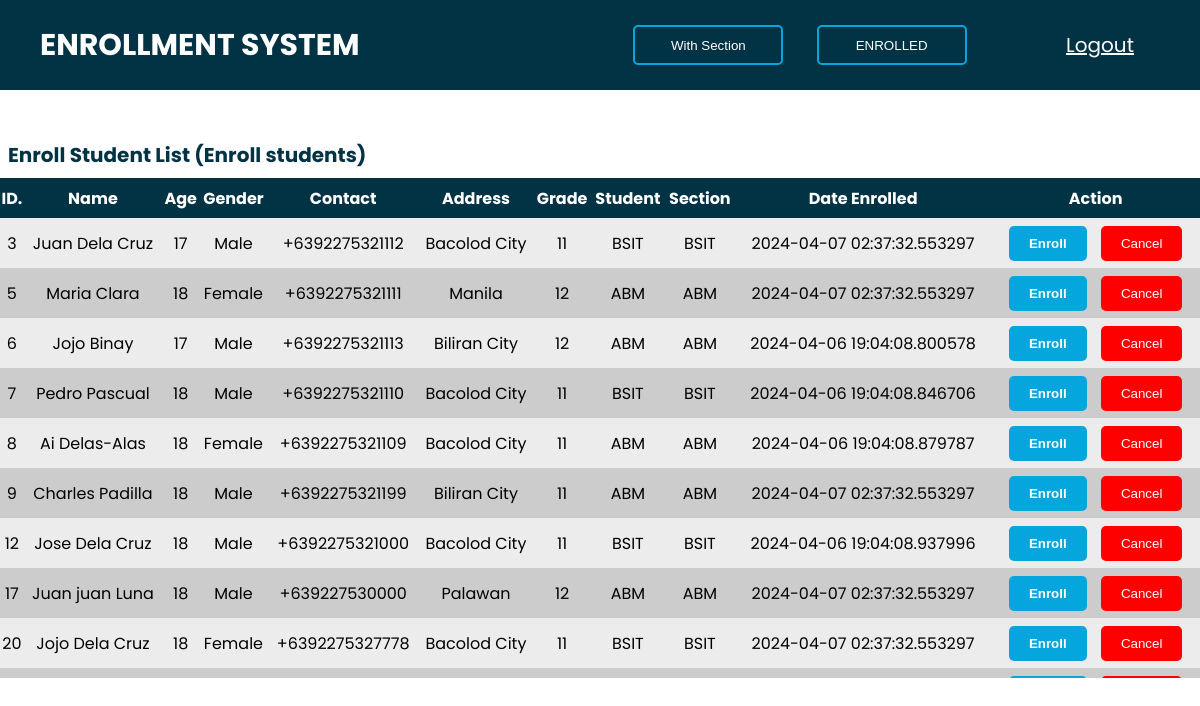
/views/dashboard.php (signed in), run on the app's committed database.
### tables this page shows
CREATE TABLE `student` (
  `student_id` int(11) NOT NULL,
  `role_id` varchar(255) DEFAULT NULL,
  `student_fname` varchar(255) NOT NULL,
  `student_lname` varchar(255) NOT NULL,
  `student_age` varchar(255) NOT NULL,
  `student_gender` varchar(255) NOT NULL,
  `student_contact` varchar(255) NOT NULL,
  `student_address` varchar(255) NOT NULL,
  `student_grade` varchar(255) NOT NULL,
  `student_course` varchar(255) DEFAULT NULL,
  `date_created` timestamp(6) NOT NULL DEFAULT current_timestamp(6) ON UPDATE current_timestamp(6),
  `date_updated` timestamp(6) NOT NULL DEFAULT current_timestamp(6) ON UPDATE current_timestamp(6)
);

### php/display_unenrolled.php (the view, shortened to what this page needs)
<?php
require_once ("db_connect.php");
$sql = "SELECT * FROM student WHERE role_id = 0";
$result = $conn->query($sql);
$count = 0;
if ($result->num_rows > 0) {
    while ($row = $result->fetch_assoc()) {
        if ($count >= 10) {
            break;
        }
        echo "<tr>";
        echo "<td>" . $row["student_id"] . "</td>";
        echo "<td>" . $row["student_fname"] . " " . $row["student_lname"] . "</td>";
        echo "<td>" . $row["student_age"] . "</td>";
        echo "<td>" . $row["student_gender"] . "</td>";
        echo "<td>" . $row["student_contact"] . "</td>";
        echo "<td>" . $row["student_address"] . "</td>";
        echo "<td>" . $row["student_grade"] . "</td>";
        echo "<td>" . $row["student_course"] . "</td>";
        echo "<td>" . $row["student_course"] . "</td>";
        echo "<td>" . $row["date_created"] . "</td>";
        echo "<td>
                    <div class='button-container'>
                        <button class='enroll-btn' onclick='updateRole(" . $row["student_id"] . ")'>Enroll</button>
                        <button class='cancel-btn'>Cancel</button>
                    </div>
                  </td>";
        echo "</tr>";
        $count++;
    }
} else {
    echo "<tr><td colspan='11'>No records found</td></tr>";
}
?>

### views/dashboard.php (shortened to what this page needs)
<!DOCTYPE html>
<html lang="en">
<head>
  <link rel="stylesheet" href="../css/style.css">
</head>
<body>
  <div class="nav-header">
    <div class="enrollment-system">ENROLLMENT SYSTEM</div>
    <div class="no-section">
      <button class="nav-btn"><a href="dashboard.php" class="enroll">With Section</a></button>
      <button class="nav-btn"><a href="enrolled_student.php" class="enroll">ENROLLED</a></button>
    </div>
    <div class="logout"><a href="../scripts/logout.php" class="log">Logout</a></div>
  </div>
  <div class="student-table">
    <div class="no-section-list">Enroll Student List (Enroll students)</div>
  </div>
  <div class="table-container" id="table-container" style="max-height: 500px; overflow-y: auto;">
    <table class="enroll-table" id="student-table">
      <thead>
        <tr>
          <th>ID.</th>
          <th>Name</th>
          <th>Age</th>
          <th>Gender</th>
          <th>Contact</th>
          <th>Address</th>
          <th>Grade</th>
          <th>Student</th>
          <th>Section</th>
          <th>Date Enrolled</th>
          <th>Action</th>
        </tr>
      </thead>
      <tbody id="table-body">
        <?php
        require_once ("../php/display_unenrolled.php");
        ?>
      </tbody>
    </table>
  </div>
</body>
</html>

### css/style.css (style rules this page uses)
* { margin: 0; padding: 0; }
body { font-family: 'Poppins', sans-serif; }
.enroll-btn { border: 2px solid #05A6DE; background-color: white; color: #05A6DE; padding: 10px 20px; cursor: pointer; border-radius: 5px; grid-column: span 2; font-weight: bold; margin-top: 10px; }
.nav-header { display: grid; grid-template-columns: repeat(6, 1fr); background-color: #023344; height: 90px; }
.enrollment-system { font-weight: bold; font-size: 30px; grid-column: span 3; color: white; display: flex; align-items: center; padding-left: 40px; }
.no-section { grid-column: span 2; display: flex; align-items: center; justify-content: space-evenly; }
.nav-btn { background-color: #023344; border: 2px solid #05A6DE; color: white; border-radius: 5px; height: 40px; width: 150px; }
.logout { display: flex; align-items: center; justify-content: center; color: white; font-size: 20px; }
.log { color: white; }
.enroll { color: white; text-decoration: none; }
.student-table { margin: 8px; margin-top: 50px; display: grid; grid-template-columns: repeat(7, 1fr); }
.no-section-list { grid-column: span 7; display: flex; align-items: center; color: #023344; font-weight: bold; font-size: 20px; }
.enroll-table { width: 100%; border-collapse: collapse; }
.enroll-table thead th { background-color: #023344; color: white; font-weight: bold; text-align: center; height: 40px; }
.enroll-table tbody td { color: black; text-align: center; height: 50px; }
.enroll-table tbody tr:nth-child(even) { background-color: #CCCCCC; }
.enroll-table tbody tr:nth-child(odd) { background-color: #ECECEC; }
.button-container { text-align: center; }
.enroll-btn { background-color: #05A6DE; color: white; border: none; padding: 10px 20px; border-radius: 5px; cursor: pointer; margin: 5px; }
.cancel-btn { background-color: red; color: white; border: none; padding: 10px 20px; border-radius: 5px; cursor: pointer; margin: 5px; }

### data on the page
student: student_id "3", student_fname "Juan", student_lname "Dela Cruz", student_age "17", student_gender "Male", student_contact "+6392275321112", student_address "Bacolod City", student_grade "11", student_course "BSIT", date_created "2024-04-07 02:37:32.553297"
student: student_id "5", student_fname "Maria", student_lname "Clara", student_age "18", student_gender "Female", student_contact "+6392275321111", student_address "Manila", student_grade "12", student_course "ABM", date_created "2024-04-07 02:37:32.553297"
student: student_id "6", student_fname "Jojo", student_lname "Binay", student_age "17", student_gender "Male", student_contact "+6392275321113", student_address "Biliran City", student_grade "12", student_course "ABM", date_created "2024-04-06 19:04:08.800578"
student: student_id "7", student_fname "Pedro", student_lname "Pascual", student_age "18", student_gender "Male", student_contact "+6392275321110", student_address "Bacolod City", student_grade "11", student_course "BSIT", date_created "2024-04-06 19:04:08.846706"
student: student_id "8", student_fname "Ai", student_lname "Delas-Alas", student_age "18", student_gender "Female", student_contact "+6392275321109", student_address "Bacolod City", student_grade "11", student_course "ABM", date_created "2024-04-06 19:04:08.879787"
student: student_id "9", student_fname "Charles", student_lname "Padilla", student_age "18", student_gender "Male", student_contact "+6392275321199", student_address "Biliran City", student_grade "11", student_course "ABM", date_created "2024-04-07 02:37:32.553297"
student: student_id "12", student_fname "Jose", student_lname "Dela Cruz", student_age "18", student_gender "Male", student_contact "+6392275321000", student_address "Bacolod City", student_grade "11", student_course "BSIT", date_created "2024-04-06 19:04:08.937996"
student: student_id "17", student_fname "Juan juan", student_lname "Luna", student_age "18", student_gender "Male", student_contact "+639227530000", student_address "Palawan", student_grade "12", student_course "ABM", date_created "2024-04-07 02:37:32.553297"
student: student_id "20", student_fname "Jojo", student_lname "Dela Cruz", student_age "18", student_gender "Female", student_contact "+6392275327778", student_address "Bacolod City", student_grade "11", student_course "BSIT", date_created "2024-04-07 02:37:32.553297"
